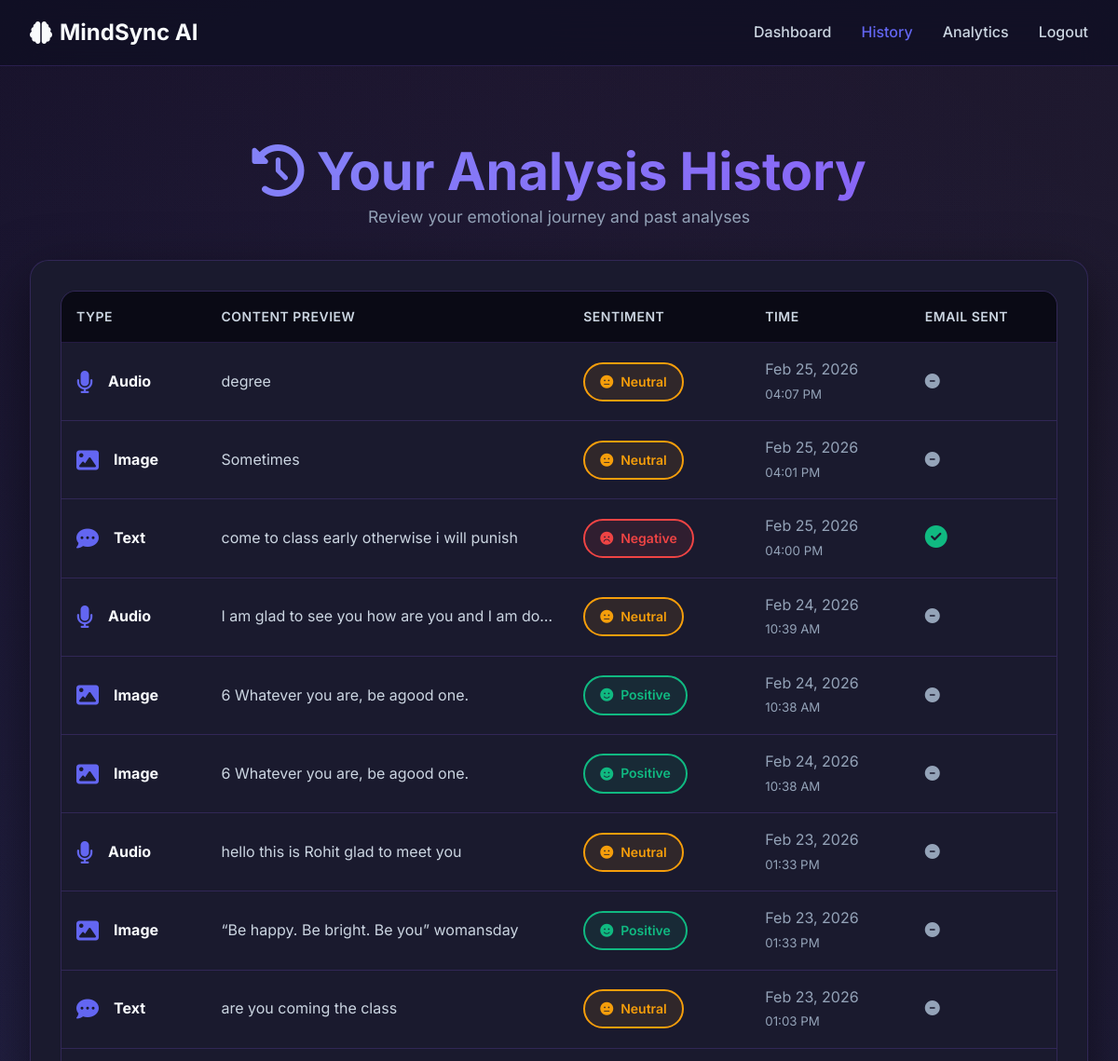
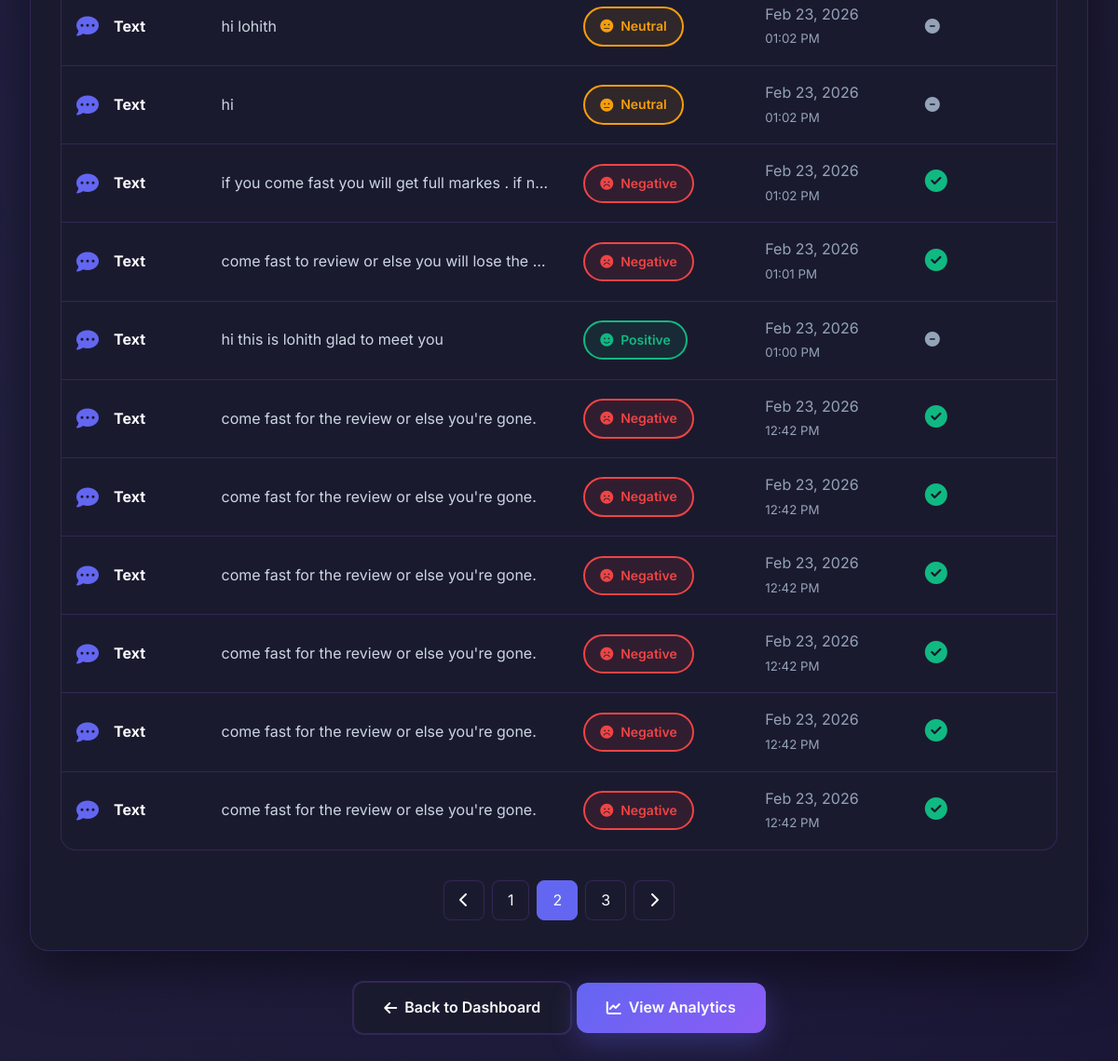
The app's page /history?page=2 (signed in) with its own data (2 pictures, top to bottom).
### models.py (models this page shows, shortened)
class Prediction(db.Model):
    __tablename__ = 'predictions'
    id = db.Column(db.Integer, primary_key=True)
    user_id = db.Column(db.Integer, db.ForeignKey('users.id'), nullable=False)
    analysis_type = db.Column(db.String(50), nullable=False)  # text, image, audio
    input_data = db.Column(db.Text, nullable=False)
    sentiment = db.Column(db.String(50), nullable=False)  # positive, neutral, negative
    suggestion = db.Column(db.Text)
    email_sent = db.Column(db.Boolean, default=False)
    timestamp = db.Column(db.DateTime, default=lambda: datetime.now(pytz.timezone('Asia/Kolkata')))

### app.py (the view)
@app.route('/history')
@login_required
def history():
    page = request.args.get('page', 1, type=int)
    per_page = 20
    predictions = Prediction.query.filter_by(user_id=current_user.id).order_by(Prediction.timestamp.desc()).paginate(page=page, per_page=per_page, error_out=False)
    return render_template('history.html', predictions=predictions)

### app.py (called while the page is built)
@login_manager.user_loader
def load_user(user_id):
    return User.query.get(int(user_id))

### templates/history.html (shortened to what this page needs)
{% extends "base.html" %}
{% block content %}
<section class="section">
    <div class="container">
        <div class="text-center mb-4">
            <h1><i class="fas fa-history"></i> Your Analysis History</h1>
            <p style="font-size: 1.1rem; color: var(--text-muted);">
                Review your emotional journey and past analyses
            </p>
        </div>
        <div class="card">
            <div class="table-container">
                <table>
                    <thead>
                        <tr>
                            <th>Type</th>
                            <th>Content Preview</th>
                            <th>Sentiment</th>
                            <th>Time</th>
                            <th>Email Sent</th>
                        </tr>
                    </thead>
                    <tbody>
                        {% if predictions.items %}
                            {% for pred in predictions.items %}
                            <tr>
                                <td>
                                    <div class="d-flex align-center gap-2">
                                        <i class="fas fa-{{ 'comment-dots' if pred.analysis_type == 'text' else 'image' if pred.analysis_type == 'image' else 'microphone' }}"
                                           style="font-size: 1.5rem; color: var(--primary);"></i>
                                        <strong>{{ pred.analysis_type.title() }}</strong>
                                    </div>
                                </td>
                                <td style="max-width: 300px;">
                                    <p style="color: var(--text-secondary); margin: 0; overflow: hidden; text-overflow: ellipsis; white-space: nowrap;">
                                        {{ pred.input_data[:80] }}{% if pred.input_data|length > 80 %}...{% endif %}
                                    </p>
                                </td>
                                <td>
                                    <span class="sentiment-badge sentiment-{{ pred.sentiment }}">
                                        {% if pred.sentiment == 'positive' %}
                                            <i class="fas fa-smile"></i>
                                        {% elif pred.sentiment == 'neutral' %}
                                            <i class="fas fa-meh"></i>
                                        {% else %}
                                            <i class="fas fa-frown"></i>
                                        {% endif %}
                                        {{ pred.sentiment.title() }}
                                    </span>
                                </td>
                                <td style="color: var(--text-muted);">
                                    {{ pred.timestamp.strftime('%b %d, %Y') }}<br>
                                    <small>{{ pred.timestamp.strftime('%I:%M %p') }}</small>
                                </td>
                                <td>
                                    {% if pred.email_sent %}
                                        <i class="fas fa-check-circle" style="color: var(--success); font-size: 1.5rem;"></i>
                                    {% else %}
                                        <i class="fas fa-minus-circle" style="color: var(--text-muted);"></i>
                                    {% endif %}
                                </td>
                            </tr>
                            {% endfor %}
                        {% endif %}
                    </tbody>
                </table>
            </div>
            {% if predictions.pages > 1 %}
            <div class="pagination">
                {% if predictions.has_prev %}
                    <a href="{{ url_for('history', page=predictions.prev_num) }}" class="page-link">
                        <i class="fas fa-chevron-left"></i>
                    </a>
                {% endif %}
                {% for page_num in predictions.iter_pages(left_edge=1, right_edge=1, left_current=2, right_current=2) %}
                    {% if page_num %}
                        <a href="{{ url_for('history', page=page_num) }}"
                           class="page-link {% if page_num == predictions.page %}active{% endif %}">
                            {{ page_num }}
                        </a>
                    {% else %}
                        <span class="page-link" style="cursor: default;">...</span>
                    {% endif %}
                {% endfor %}
                {% if predictions.has_next %}
                    <a href="{{ url_for('history', page=predictions.next_num) }}" class="page-link">
                        <i class="fas fa-chevron-right"></i>
                    </a>
                {% endif %}
            </div>
            {% endif %}
        </div>
        <div class="text-center mt-4">
            <a href="{{ url_for('dashboard') }}" class="btn btn-secondary">
                <i class="fas fa-arrow-left"></i>
                Back to Dashboard
            </a>
            <a href="{{ url_for('analytics') }}" class="btn btn-primary">
                <i class="fas fa-chart-line"></i>
                View Analytics
            </a>
        </div>
    </div>
</section>
{% endblock %}

### static/css/style.css (style rules this page uses)
:root { --primary: #6366f1; --primary-dark: #4f46e5; --primary-light: #818cf8; --secondary: #8b5cf6; --accent: #ec4899; --success: #10b981; --warning: #f59e0b; --danger: #ef4444; --neutral: #6b7280; --bg-dark: #0f0f23; --bg-darker: #0a0a15; --bg-card: #1a1a2e; --bg-card-hover: #25254d; --text-primary: #f8fafc; --text-secondary: #cbd5e1; --text-muted: #94a3b8; --border: rgba(139, 92, 246, 0.2); --shadow: 0 20px 60px rgba(0, 0, 0, 0.5); --shadow-lg: 0 30px 80px rgba(0, 0, 0, 0.6); --transition: all 0.3s cubic-bezier(0.4, 0, 0.2, 1); --transition-slow: all 0.5s cubic-bezier(0.4, 0, 0.2, 1); }
* { margin: 0; padding: 0; box-sizing: border-box; }
html { scroll-behavior: smooth; }
body { font-family: 'Inter', -apple-system, BlinkMacSystemFont, 'Segoe UI', Roboto, sans-serif; background: var(--bg-dark); color: var(--text-primary); line-height: 1.6; overflow-x: hidden; }
h1, h2, h3, h4, h5, h6 { font-weight: 700; line-height: 1.2; background: linear-gradient(135deg, var(--primary-light), var(--secondary)); -webkit-background-clip: text; -webkit-text-fill-color: transparent; background-clip: text; }
h1 { font-size: 3.5rem; }
.btn { padding: 0.875rem 2rem; border: none; border-radius: 12px; font-size: 1rem; font-weight: 600; cursor: pointer; transition: var(--transition); text-decoration: none; display: inline-flex; align-items: center; gap: 0.5rem; position: relative; overflow: hidden; z-index: 10; }
.btn::before { content: ''; position: absolute; top: 50%; left: 50%; width: 0; height: 0; border-radius: 50%; background: rgba(255, 255, 255, 0.1); transform: translate(-50%, -50%); transition: width 0.6s, height 0.6s; pointer-events: none; }
.btn-primary { background: linear-gradient(135deg, var(--primary), var(--secondary)); color: white; box-shadow: 0 10px 30px rgba(99, 102, 241, 0.3); }
.btn-secondary { background: var(--bg-card); color: var(--text-primary); border: 2px solid var(--border); }
.card { background: var(--bg-card); border: 1px solid var(--border); border-radius: 20px; padding: 2rem; box-shadow: var(--shadow); transition: var(--transition); position: relative; overflow: hidden; }
.card::before { content: ''; position: absolute; top: 0; left: 0; width: 100%; height: 100%; background: linear-gradient(135deg, rgba(99, 102, 241, 0.05), rgba(139, 92, 246, 0.05)); opacity: 0; transition: var(--transition); pointer-events: none; }
.container { max-width: 1400px; margin: 0 auto; padding: 0 2rem; }
.section { padding: 5rem 0; }
.sentiment-badge { display: inline-flex; align-items: center; gap: 0.5rem; padding: 0.5rem 1rem; border-radius: 50px; font-weight: 600; font-size: 0.875rem; }
.sentiment-positive { background: rgba(16, 185, 129, 0.1); color: var(--success); border: 2px solid var(--success); }
.sentiment-neutral { background: rgba(245, 158, 11, 0.1); color: var(--warning); border: 2px solid var(--warning); }
.sentiment-negative { background: rgba(239, 68, 68, 0.1); color: var(--danger); border: 2px solid var(--danger); }
.table-container { background: var(--bg-card); border: 1px solid var(--border); border-radius: 16px; overflow: hidden; }
table { width: 100%; border-collapse: collapse; }
thead { background: var(--bg-darker); }
th { padding: 1rem; text-align: left; font-weight: 600; color: var(--text-secondary); text-transform: uppercase; font-size: 0.875rem; letter-spacing: 0.5px; }
td { padding: 1rem; border-top: 1px solid var(--border); }
tr { transition: var(--transition); }
.pagination { display: flex; justify-content: center; gap: 0.5rem; margin-top: 2rem; }
.page-link { padding: 0.5rem 1rem; background: var(--bg-card); border: 1px solid var(--border); border-radius: 8px; color: var(--text-primary); text-decoration: none; transition: var(--transition); }
.page-link.active { background: var(--primary); border-color: var(--primary); }
.text-center { text-align: center; }
.mt-4 { margin-top: 2rem; }
.mb-4 { margin-bottom: 2rem; }
.d-flex { display: flex; }
.align-center { align-items: center; }
.gap-2 { gap: 1rem; }

### records on screen
Prediction: analysis_type "Audio", input_data "degree", sentiment "Neutral", timestamp "Feb 25, 2026", timestamp "04:07 PM", email_sent False (drawn)
Prediction: analysis_type "Image", input_data "Sometimes", sentiment "Neutral", timestamp "Feb 25, 2026", timestamp "04:01 PM", email_sent False (drawn)
Prediction: analysis_type "Text", input_data "come to class early otherwise i will punish", sentiment "Negative", timestamp "Feb 25, 2026", timestamp "04:00 PM", email_sent True (drawn)
Prediction: analysis_type "Audio", input_data "I am glad to see you how are you and I am do…", sentiment "Neutral", timestamp "Feb 24, 2026", timestamp "10:39 AM", email_sent False (drawn)
Prediction: analysis_type "Image", input_data "6 Whatever you are, be agood one.", sentiment "Positive", timestamp "Feb 24, 2026", timestamp "10:38 AM", email_sent False (drawn)
Prediction: analysis_type "Image", input_data "6 Whatever you are, be agood one.", sentiment "Positive", timestamp "Feb 24, 2026", timestamp "10:38 AM", email_sent False (drawn)
Prediction: analysis_type "Audio", input_data "hello this is Rohit glad to meet you", sentiment "Neutral", timestamp "Feb 23, 2026", timestamp "01:33 PM", email_sent False (drawn)
Prediction: analysis_type "Image", input_data "“Be happy. Be bright. Be you” womansday", sentiment "Positive", timestamp "Feb 23, 2026", timestamp "01:33 PM", email_sent False (drawn)
Prediction: analysis_type "Text", input_data "are you coming the class", sentiment "Neutral", timestamp "Feb 23, 2026", timestamp "01:03 PM", email_sent False (drawn)
Prediction: analysis_type "Text", input_data "hi lohith", sentiment "Neutral", timestamp "Feb 23, 2026", timestamp "01:02 PM", email_sent False (drawn)
Prediction: analysis_type "Text", input_data "hi", sentiment "Neutral", timestamp "Feb 23, 2026", timestamp "01:02 PM", email_sent False (drawn)
Prediction: analysis_type "Text", input_data "if you come fast you will get full markes . if n…", sentiment "Negative", timestamp "Feb 23, 2026", timestamp "01:02 PM", email_sent True (drawn)
Prediction: analysis_type "Text", input_data "come fast to review or else you will lose the…", sentiment "Negative", timestamp "Feb 23, 2026", timestamp "01:01 PM", email_sent True (drawn)
Prediction: analysis_type "Text", input_data "hi this is lohith glad to meet you", sentiment "Positive", timestamp "Feb 23, 2026", timestamp "01:00 PM", email_sent False (drawn)
Prediction: analysis_type "Text", input_data "come fast for the review or else you're gone.", sentiment "Negative", timestamp "Feb 23, 2026", timestamp "12:42 PM", email_sent True (drawn)
Prediction: analysis_type "Text", input_data "come fast for the review or else you're gone.", sentiment "Negative", timestamp "Feb 23, 2026", timestamp "12:42 PM", email_sent True (drawn)
Prediction: analysis_type "Text", input_data "come fast for the review or else you're gone.", sentiment "Negative", timestamp "Feb 23, 2026", timestamp "12:42 PM", email_sent True (drawn)
Prediction: analysis_type "Text", input_data "come fast for the review or else you're gone.", sentiment "Negative", timestamp "Feb 23, 2026", timestamp "12:42 PM", email_sent True (drawn)
Prediction: analysis_type "Text", input_data "come fast for the review or else you're gone.", sentiment "Negative", timestamp "Feb 23, 2026", timestamp "12:42 PM", email_sent True (drawn)
Prediction: analysis_type "Text", input_data "come fast for the review or else you're gone.", sentiment "Negative", timestamp "Feb 23, 2026", timestamp "12:42 PM", email_sent True (drawn)

### other values on screen
{{ page_num }} "1" "2" "3"
